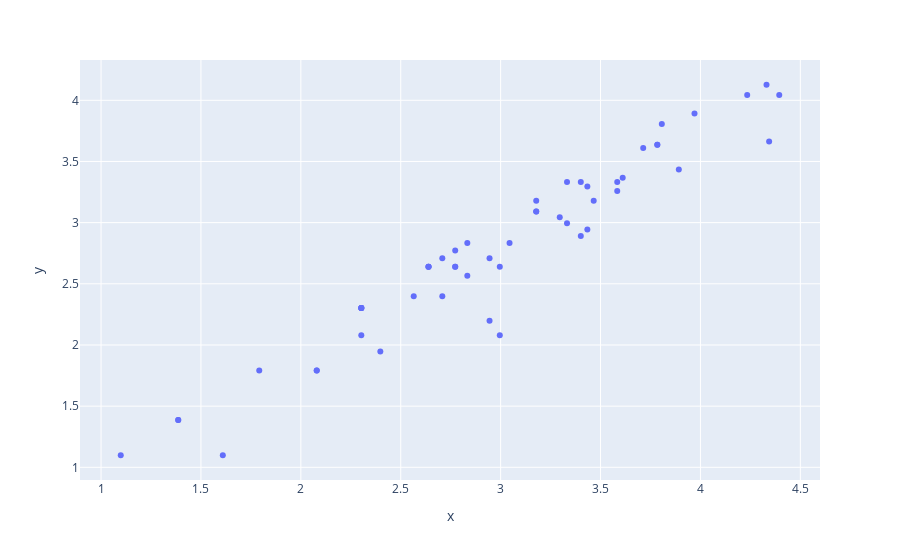

The code cell stored with this chart in its notebook:
### Code cell
px.scatter(plot_df, x = np.log1p(plot_df["volume"]), y = np.log1p(plot_df["net_polarity"]))

### Figure 1 — Plotly figure (JSON) as saved in the notebook; plotly's stock layout.template omitted (floating-point values rounded to 4 significant figures)
{"data": [{"hovertemplate": "x=%{x}<br>y=%{y}<extra></extra>", "legendgroup": "", "marker": {"color": "#636efa", "symbol": "circle"}, "mode": "markers", "name": "", "orientation": "v", "showlegend": false, "type": "scatter", "x": [3.296, 2.708, 2.303, 2.773, 2.833, 3.807, 2.944, 3.784, 3.332, 3.045, 3.401, 3.332, 3.97, 2.944, 2.996, 3.401, 4.234, 3.178, 3.178, 2.639, 3.434, 2.565, 2.303, 2.639, 2.303, 2.833, 3.178, 2.773, 2.639, 1.792, 2.996, 2.303, 2.708, 2.303, 1.609, 1.386, 2.079, 1.386, 1.099, 4.344, 3.466, 3.892, 2.079, 3.784, 3.434, 2.773, 3.584, 3.584, 4.331, 3.611, 3.714, 4.394, 2.398], "xaxis": "x", "y": [3.045, 2.398, 2.303, 2.773, 2.833, 3.807, 2.197, 3.638, 3.332, 2.833, 2.89, 2.996, 3.892, 2.708, 2.639, 3.332, 4.043, 3.178, 3.091, 2.639, 3.296, 2.398, 2.303, 2.639, 2.303, 2.565, 3.091, 2.639, 2.639, 1.792, 2.079, 2.303, 2.708, 2.079, 1.099, 1.386, 1.792, 1.386, 1.099, 3.664, 3.178, 3.434, 1.792, 3.638, 2.944, 2.639, 3.332, 3.258, 4.127, 3.367, 3.611, 4.043, 1.946], "yaxis": "y"}], "layout": {"legend": {"tracegroupgap": 0}, "margin": {"t": 60}, "xaxis": {"anchor": "y", "domain": [0, 1], "title": {"text": "x"}}, "yaxis": {"anchor": "x", "domain": [0, 1], "title": {"text": "y"}}}}
